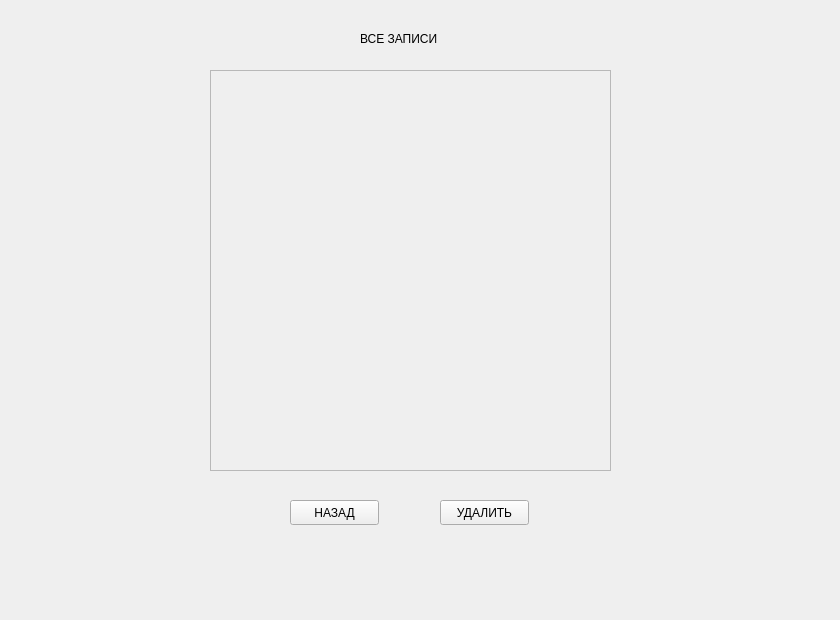
<?xml version="1.0" encoding="UTF-8"?>
<ui version="4.0">
 <class>DeleteRecordScreenUI</class>
 <widget class="QWidget" name="DeleteRecordScreenUI">
  <property name="geometry">
   <rect>
    <x>0</x>
    <y>0</y>
    <width>840</width>
    <height>620</height>
   </rect>
  </property>
  <property name="windowTitle">
   <string>Form</string>
  </property>
  <widget class="QScrollArea" name="all_record_scrollArea">
   <property name="geometry">
    <rect>
     <x>210</x>
     <y>70</y>
     <width>401</width>
     <height>401</height>
    </rect>
   </property>
   <property name="widgetResizable">
    <bool>true</bool>
   </property>
   <widget class="QWidget" name="all_record_scrollAreaWidgetContents">
    <property name="geometry">
     <rect>
      <x>0</x>
      <y>0</y>
      <width>399</width>
      <height>399</height>
     </rect>
    </property>
   </widget>
  </widget>
  <widget class="QLabel" name="all_record_label">
   <property name="geometry">
    <rect>
     <x>360</x>
     <y>30</y>
     <width>101</width>
     <height>17</height>
    </rect>
   </property>
   <property name="text">
    <string>ВСЕ ЗАПИСИ</string>
   </property>
  </widget>
  <widget class="QPushButton" name="back_pushButton">
   <property name="geometry">
    <rect>
     <x>290</x>
     <y>500</y>
     <width>89</width>
     <height>25</height>
    </rect>
   </property>
   <property name="text">
    <string>НАЗАД</string>
   </property>
  </widget>
  <widget class="QPushButton" name="delete_pushButton">
   <property name="geometry">
    <rect>
     <x>440</x>
     <y>500</y>
     <width>89</width>
     <height>25</height>
    </rect>
   </property>
   <property name="text">
    <string>УДАЛИТЬ</string>
   </property>
  </widget>
 </widget>
 <resources/>
 <connections/>
</ui>
